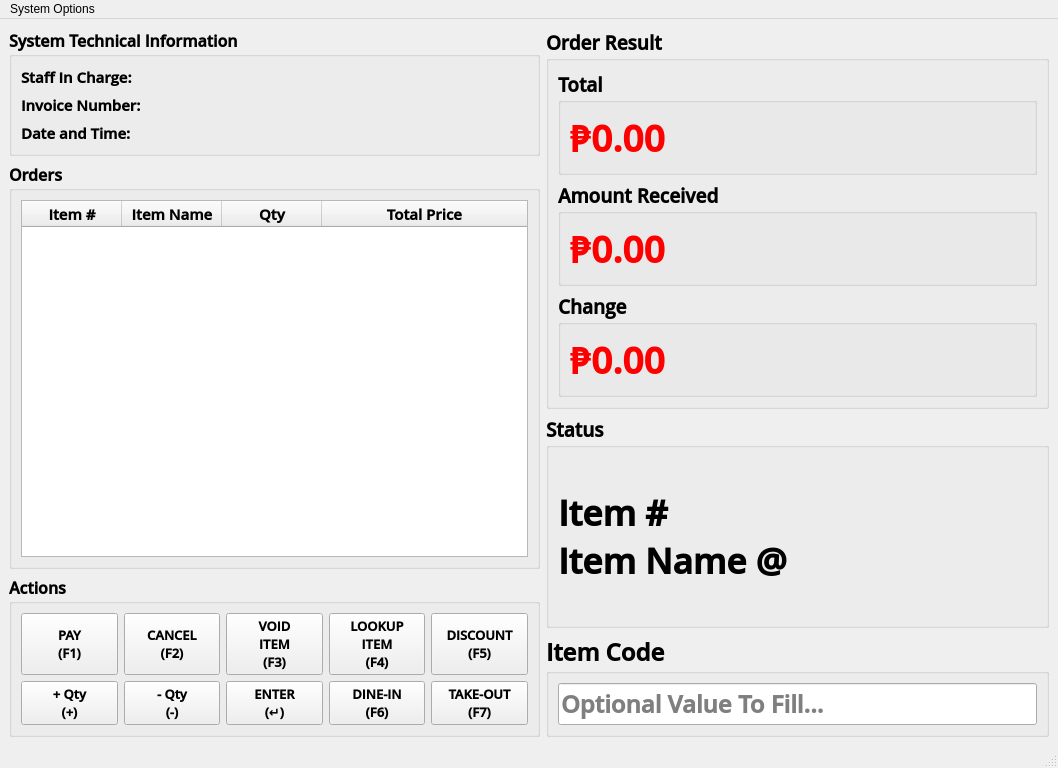
<?xml version="1.0" encoding="UTF-8"?>
<ui version="4.0">
 <class>Route88_POS_SystemWindow</class>
 <widget class="QMainWindow" name="Route88_POS_SystemWindow">
  <property name="windowModality">
   <enum>Qt::ApplicationModal</enum>
  </property>
  <property name="geometry">
   <rect>
    <x>0</x>
    <y>0</y>
    <width>1058</width>
    <height>768</height>
   </rect>
  </property>
  <property name="sizePolicy">
   <sizepolicy hsizetype="Expanding" vsizetype="Expanding">
    <horstretch>0</horstretch>
    <verstretch>0</verstretch>
   </sizepolicy>
  </property>
  <property name="minimumSize">
   <size>
    <width>1058</width>
    <height>768</height>
   </size>
  </property>
  <property name="focusPolicy">
   <enum>Qt::ClickFocus</enum>
  </property>
  <property name="windowTitle">
   <string>Route88 System | POS SystemView</string>
  </property>
  <property name="windowIcon">
   <iconset>
    <normaloff>IcoDisplay/r_88.ico</normaloff>IcoDisplay/r_88.ico</iconset>
  </property>
  <property name="unifiedTitleAndToolBarOnMac">
   <bool>true</bool>
  </property>
  <widget class="QWidget" name="centralwidget">
   <layout class="QHBoxLayout" name="horizontalLayout">
    <item>
     <layout class="QVBoxLayout" name="verticalLayout_9">
      <property name="sizeConstraint">
       <enum>QLayout::SetMinimumSize</enum>
      </property>
      <item>
       <widget class="QGroupBox" name="groupBox_9">
        <property name="font">
         <font>
          <family>Open Sans SemiBold</family>
          <pointsize>12</pointsize>
          <weight>75</weight>
          <bold>true</bold>
         </font>
        </property>
        <property name="title">
         <string>System Technical Information</string>
        </property>
        <layout class="QVBoxLayout" name="verticalLayout_8">
         <item>
          <widget class="QLabel" name="label">
           <property name="sizePolicy">
            <sizepolicy hsizetype="Expanding" vsizetype="Maximum">
             <horstretch>0</horstretch>
             <verstretch>0</verstretch>
            </sizepolicy>
           </property>
           <property name="font">
            <font>
             <family>Open Sans SemiBold</family>
             <pointsize>11</pointsize>
             <weight>75</weight>
             <bold>true</bold>
            </font>
           </property>
           <property name="text">
            <string>Staff In Charge: </string>
           </property>
          </widget>
         </item>
         <item>
          <widget class="QLabel" name="label_4">
           <property name="sizePolicy">
            <sizepolicy hsizetype="Expanding" vsizetype="Maximum">
             <horstretch>0</horstretch>
             <verstretch>0</verstretch>
            </sizepolicy>
           </property>
           <property name="font">
            <font>
             <family>Open Sans SemiBold</family>
             <pointsize>11</pointsize>
             <weight>75</weight>
             <bold>true</bold>
            </font>
           </property>
           <property name="text">
            <string>Invoice Number:</string>
           </property>
          </widget>
         </item>
         <item>
          <widget class="QLabel" name="label_2">
           <property name="sizePolicy">
            <sizepolicy hsizetype="Expanding" vsizetype="Maximum">
             <horstretch>0</horstretch>
             <verstretch>0</verstretch>
            </sizepolicy>
           </property>
           <property name="font">
            <font>
             <family>Open Sans SemiBold</family>
             <pointsize>11</pointsize>
             <weight>75</weight>
             <bold>true</bold>
            </font>
           </property>
           <property name="text">
            <string>Date and Time:</string>
           </property>
          </widget>
         </item>
        </layout>
       </widget>
      </item>
      <item>
       <widget class="QGroupBox" name="groupBox_3">
        <property name="sizePolicy">
         <sizepolicy hsizetype="Preferred" vsizetype="Preferred">
          <horstretch>0</horstretch>
          <verstretch>0</verstretch>
         </sizepolicy>
        </property>
        <property name="font">
         <font>
          <family>Open Sans SemiBold</family>
          <pointsize>12</pointsize>
          <weight>75</weight>
          <bold>true</bold>
         </font>
        </property>
        <property name="title">
         <string>Orders</string>
        </property>
        <layout class="QVBoxLayout" name="verticalLayout_2">
         <item>
          <widget class="QTableWidget" name="Order_ItemPickTable">
           <property name="sizePolicy">
            <sizepolicy hsizetype="Expanding" vsizetype="Expanding">
             <horstretch>0</horstretch>
             <verstretch>0</verstretch>
            </sizepolicy>
           </property>
           <property name="font">
            <font>
             <family>Open Sans SemiBold</family>
             <pointsize>11</pointsize>
             <weight>75</weight>
             <bold>true</bold>
            </font>
           </property>
           <property name="focusPolicy">
            <enum>Qt::ClickFocus</enum>
           </property>
           <property name="frameShape">
            <enum>QFrame::StyledPanel</enum>
           </property>
           <property name="frameShadow">
            <enum>QFrame::Sunken</enum>
           </property>
           <property name="lineWidth">
            <number>2</number>
           </property>
           <property name="midLineWidth">
            <number>2</number>
           </property>
           <property name="sizeAdjustPolicy">
            <enum>QAbstractScrollArea::AdjustToContentsOnFirstShow</enum>
           </property>
           <property name="autoScroll">
            <bool>true</bool>
           </property>
           <property name="editTriggers">
            <set>QAbstractItemView::NoEditTriggers</set>
           </property>
           <property name="dragDropOverwriteMode">
            <bool>false</bool>
           </property>
           <property name="alternatingRowColors">
            <bool>true</bool>
           </property>
           <property name="selectionMode">
            <enum>QAbstractItemView::SingleSelection</enum>
           </property>
           <property name="selectionBehavior">
            <enum>QAbstractItemView::SelectRows</enum>
           </property>
           <property name="textElideMode">
            <enum>Qt::ElideMiddle</enum>
           </property>
           <property name="gridStyle">
            <enum>Qt::DashLine</enum>
           </property>
           <property name="sortingEnabled">
            <bool>true</bool>
           </property>
           <attribute name="horizontalHeaderCascadingSectionResizes">
            <bool>true</bool>
           </attribute>
           <attribute name="horizontalHeaderStretchLastSection">
            <bool>true</bool>
           </attribute>
           <attribute name="verticalHeaderCascadingSectionResizes">
            <bool>true</bool>
           </attribute>
           <attribute name="verticalHeaderShowSortIndicator" stdset="0">
            <bool>true</bool>
           </attribute>
           <attribute name="verticalHeaderStretchLastSection">
            <bool>false</bool>
           </attribute>
           <column>
            <property name="text">
             <string>Item #</string>
            </property>
           </column>
           <column>
            <property name="text">
             <string>Item Name</string>
            </property>
           </column>
           <column>
            <property name="text">
             <string>Qty</string>
            </property>
           </column>
           <column>
            <property name="text">
             <string>Total Price</string>
            </property>
           </column>
          </widget>
         </item>
        </layout>
       </widget>
      </item>
      <item>
       <widget class="QGroupBox" name="groupBox_4">
        <property name="sizePolicy">
         <sizepolicy hsizetype="Preferred" vsizetype="Preferred">
          <horstretch>0</horstretch>
          <verstretch>0</verstretch>
         </sizepolicy>
        </property>
        <property name="font">
         <font>
          <family>Open Sans SemiBold</family>
          <pointsize>12</pointsize>
          <weight>75</weight>
          <bold>true</bold>
         </font>
        </property>
        <property name="title">
         <string>Actions</string>
        </property>
        <layout class="QGridLayout" name="gridLayout">
         <item row="1" column="4">
          <widget class="QPushButton" name="pushButton_14">
           <property name="sizePolicy">
            <sizepolicy hsizetype="MinimumExpanding" vsizetype="Ignored">
             <horstretch>0</horstretch>
             <verstretch>0</verstretch>
            </sizepolicy>
           </property>
           <property name="font">
            <font>
             <family>Open Sans SemiBold</family>
             <pointsize>10</pointsize>
             <weight>75</weight>
             <bold>true</bold>
            </font>
           </property>
           <property name="text">
            <string>TAKE-OUT
(F7)</string>
           </property>
          </widget>
         </item>
         <item row="0" column="4">
          <widget class="QPushButton" name="pushButton_10">
           <property name="sizePolicy">
            <sizepolicy hsizetype="MinimumExpanding" vsizetype="Ignored">
             <horstretch>0</horstretch>
             <verstretch>0</verstretch>
            </sizepolicy>
           </property>
           <property name="font">
            <font>
             <family>Open Sans SemiBold</family>
             <pointsize>10</pointsize>
             <weight>75</weight>
             <bold>true</bold>
            </font>
           </property>
           <property name="text">
            <string>DISCOUNT
(F5)</string>
           </property>
           <property name="iconSize">
            <size>
             <width>16</width>
             <height>16</height>
            </size>
           </property>
          </widget>
         </item>
         <item row="1" column="2">
          <widget class="QPushButton" name="pushButton_12">
           <property name="sizePolicy">
            <sizepolicy hsizetype="MinimumExpanding" vsizetype="Fixed">
             <horstretch>0</horstretch>
             <verstretch>0</verstretch>
            </sizepolicy>
           </property>
           <property name="font">
            <font>
             <family>Open Sans SemiBold</family>
             <pointsize>10</pointsize>
             <weight>75</weight>
             <bold>true</bold>
            </font>
           </property>
           <property name="text">
            <string>ENTER
(↵)</string>
           </property>
          </widget>
         </item>
         <item row="1" column="3">
          <widget class="QPushButton" name="pushButton_13">
           <property name="sizePolicy">
            <sizepolicy hsizetype="MinimumExpanding" vsizetype="Ignored">
             <horstretch>0</horstretch>
             <verstretch>0</verstretch>
            </sizepolicy>
           </property>
           <property name="font">
            <font>
             <family>Open Sans SemiBold</family>
             <pointsize>10</pointsize>
             <weight>75</weight>
             <bold>true</bold>
            </font>
           </property>
           <property name="text">
            <string>DINE-IN
(F6)</string>
           </property>
          </widget>
         </item>
         <item row="0" column="2">
          <widget class="QPushButton" name="pushButton_5">
           <property name="sizePolicy">
            <sizepolicy hsizetype="MinimumExpanding" vsizetype="Fixed">
             <horstretch>0</horstretch>
             <verstretch>0</verstretch>
            </sizepolicy>
           </property>
           <property name="font">
            <font>
             <family>Open Sans SemiBold</family>
             <pointsize>10</pointsize>
             <weight>75</weight>
             <bold>true</bold>
            </font>
           </property>
           <property name="text">
            <string>VOID
ITEM
(F3)</string>
           </property>
          </widget>
         </item>
         <item row="1" column="0">
          <widget class="QPushButton" name="pushButton_6">
           <property name="sizePolicy">
            <sizepolicy hsizetype="MinimumExpanding" vsizetype="Ignored">
             <horstretch>0</horstretch>
             <verstretch>0</verstretch>
            </sizepolicy>
           </property>
           <property name="font">
            <font>
             <family>Open Sans SemiBold</family>
             <pointsize>10</pointsize>
             <weight>75</weight>
             <bold>true</bold>
            </font>
           </property>
           <property name="text">
            <string>+ Qty
(+)</string>
           </property>
          </widget>
         </item>
         <item row="0" column="3">
          <widget class="QPushButton" name="pushButton_9">
           <property name="sizePolicy">
            <sizepolicy hsizetype="MinimumExpanding" vsizetype="Fixed">
             <horstretch>0</horstretch>
             <verstretch>0</verstretch>
            </sizepolicy>
           </property>
           <property name="font">
            <font>
             <family>Open Sans SemiBold</family>
             <pointsize>10</pointsize>
             <weight>75</weight>
             <bold>true</bold>
            </font>
           </property>
           <property name="layoutDirection">
            <enum>Qt::LeftToRight</enum>
           </property>
           <property name="autoFillBackground">
            <bool>false</bool>
           </property>
           <property name="text">
            <string>LOOKUP
ITEM
(F4)</string>
           </property>
          </widget>
         </item>
         <item row="0" column="1">
          <widget class="QPushButton" name="pushButton_11">
           <property name="sizePolicy">
            <sizepolicy hsizetype="MinimumExpanding" vsizetype="Ignored">
             <horstretch>0</horstretch>
             <verstretch>0</verstretch>
            </sizepolicy>
           </property>
           <property name="font">
            <font>
             <family>Open Sans SemiBold</family>
             <pointsize>10</pointsize>
             <weight>75</weight>
             <bold>true</bold>
            </font>
           </property>
           <property name="text">
            <string>CANCEL
(F2)</string>
           </property>
          </widget>
         </item>
         <item row="0" column="0">
          <widget class="QPushButton" name="pushButton_8">
           <property name="sizePolicy">
            <sizepolicy hsizetype="MinimumExpanding" vsizetype="Ignored">
             <horstretch>0</horstretch>
             <verstretch>0</verstretch>
            </sizepolicy>
           </property>
           <property name="font">
            <font>
             <family>Open Sans SemiBold</family>
             <pointsize>10</pointsize>
             <weight>75</weight>
             <bold>true</bold>
            </font>
           </property>
           <property name="text">
            <string>PAY
(F1)</string>
           </property>
          </widget>
         </item>
         <item row="1" column="1">
          <widget class="QPushButton" name="pushButton_7">
           <property name="sizePolicy">
            <sizepolicy hsizetype="MinimumExpanding" vsizetype="Ignored">
             <horstretch>0</horstretch>
             <verstretch>0</verstretch>
            </sizepolicy>
           </property>
           <property name="font">
            <font>
             <family>Open Sans SemiBold</family>
             <pointsize>10</pointsize>
             <weight>75</weight>
             <bold>true</bold>
            </font>
           </property>
           <property name="text">
            <string>- Qty
(-)</string>
           </property>
          </widget>
         </item>
        </layout>
       </widget>
      </item>
     </layout>
    </item>
    <item>
     <layout class="QVBoxLayout" name="verticalLayout_10">
      <property name="sizeConstraint">
       <enum>QLayout::SetDefaultConstraint</enum>
      </property>
      <item>
       <widget class="QGroupBox" name="groupBox">
        <property name="sizePolicy">
         <sizepolicy hsizetype="Ignored" vsizetype="Expanding">
          <horstretch>0</horstretch>
          <verstretch>0</verstretch>
         </sizepolicy>
        </property>
        <property name="font">
         <font>
          <family>Open Sans SemiBold</family>
          <pointsize>14</pointsize>
          <weight>75</weight>
          <bold>true</bold>
         </font>
        </property>
        <property name="focusPolicy">
         <enum>Qt::TabFocus</enum>
        </property>
        <property name="title">
         <string>Order Result</string>
        </property>
        <layout class="QVBoxLayout" name="verticalLayout_4">
         <item>
          <widget class="QGroupBox" name="groupBox_5">
           <property name="sizePolicy">
            <sizepolicy hsizetype="Expanding" vsizetype="Expanding">
             <horstretch>0</horstretch>
             <verstretch>0</verstretch>
            </sizepolicy>
           </property>
           <property name="font">
            <font>
             <family>Open Sans SemiBold</family>
             <weight>75</weight>
             <bold>true</bold>
            </font>
           </property>
           <property name="title">
            <string>Total</string>
           </property>
           <layout class="QVBoxLayout" name="verticalLayout_5">
            <item>
             <widget class="QLabel" name="label_3">
              <property name="sizePolicy">
               <sizepolicy hsizetype="Expanding" vsizetype="Expanding">
                <horstretch>0</horstretch>
                <verstretch>0</verstretch>
               </sizepolicy>
              </property>
              <property name="font">
               <font>
                <family>Open Sans SemiBold</family>
                <pointsize>28</pointsize>
                <weight>75</weight>
                <bold>true</bold>
               </font>
              </property>
              <property name="text">
               <string>&lt;html&gt;&lt;head/&gt;&lt;body&gt;&lt;p&gt;&lt;span style=&quot; color:#ff0000;&quot;&gt;₱0.00&lt;/span&gt;&lt;/p&gt;&lt;/body&gt;&lt;/html&gt;</string>
              </property>
              <property name="alignment">
               <set>Qt::AlignLeading|Qt::AlignLeft|Qt::AlignVCenter</set>
              </property>
             </widget>
            </item>
           </layout>
          </widget>
         </item>
         <item>
          <widget class="QGroupBox" name="groupBox_6">
           <property name="sizePolicy">
            <sizepolicy hsizetype="Expanding" vsizetype="Expanding">
             <horstretch>0</horstretch>
             <verstretch>0</verstretch>
            </sizepolicy>
           </property>
           <property name="font">
            <font>
             <family>Open Sans SemiBold</family>
             <weight>75</weight>
             <bold>true</bold>
            </font>
           </property>
           <property name="title">
            <string>Amount Received</string>
           </property>
           <layout class="QVBoxLayout" name="verticalLayout_6">
            <item>
             <widget class="QLabel" name="label_11">
              <property name="sizePolicy">
               <sizepolicy hsizetype="Expanding" vsizetype="Expanding">
                <horstretch>0</horstretch>
                <verstretch>0</verstretch>
               </sizepolicy>
              </property>
              <property name="font">
               <font>
                <family>Open Sans SemiBold</family>
                <pointsize>28</pointsize>
                <weight>75</weight>
                <bold>true</bold>
               </font>
              </property>
              <property name="layoutDirection">
               <enum>Qt::LeftToRight</enum>
              </property>
              <property name="text">
               <string>&lt;html&gt;&lt;head/&gt;&lt;body&gt;&lt;p&gt;&lt;span style=&quot; color:#ff0000;&quot;&gt;₱0.00&lt;/span&gt;&lt;/p&gt;&lt;/body&gt;&lt;/html&gt;</string>
              </property>
              <property name="alignment">
               <set>Qt::AlignLeading|Qt::AlignLeft|Qt::AlignVCenter</set>
              </property>
             </widget>
            </item>
           </layout>
          </widget>
         </item>
         <item>
          <widget class="QGroupBox" name="groupBox_7">
           <property name="sizePolicy">
            <sizepolicy hsizetype="Expanding" vsizetype="Expanding">
             <horstretch>0</horstretch>
             <verstretch>0</verstretch>
            </sizepolicy>
           </property>
           <property name="font">
            <font>
             <family>Open Sans SemiBold</family>
             <weight>75</weight>
             <bold>true</bold>
            </font>
           </property>
           <property name="title">
            <string>Change</string>
           </property>
           <layout class="QVBoxLayout" name="verticalLayout_7">
            <item>
             <widget class="QLabel" name="label_13">
              <property name="sizePolicy">
               <sizepolicy hsizetype="Expanding" vsizetype="Expanding">
                <horstretch>0</horstretch>
                <verstretch>0</verstretch>
               </sizepolicy>
              </property>
              <property name="font">
               <font>
                <family>Open Sans SemiBold</family>
                <pointsize>28</pointsize>
                <weight>75</weight>
                <bold>true</bold>
               </font>
              </property>
              <property name="layoutDirection">
               <enum>Qt::LeftToRight</enum>
              </property>
              <property name="text">
               <string>&lt;html&gt;&lt;head/&gt;&lt;body&gt;&lt;p&gt;&lt;span style=&quot; color:#ff0000;&quot;&gt;₱0.00&lt;/span&gt;&lt;/p&gt;&lt;/body&gt;&lt;/html&gt;</string>
              </property>
              <property name="alignment">
               <set>Qt::AlignLeading|Qt::AlignLeft|Qt::AlignVCenter</set>
              </property>
             </widget>
            </item>
           </layout>
          </widget>
         </item>
        </layout>
       </widget>
      </item>
      <item>
       <widget class="QGroupBox" name="groupBox_8">
        <property name="sizePolicy">
         <sizepolicy hsizetype="Expanding" vsizetype="Expanding">
          <horstretch>0</horstretch>
          <verstretch>0</verstretch>
         </sizepolicy>
        </property>
        <property name="font">
         <font>
          <family>Open Sans SemiBold</family>
          <pointsize>14</pointsize>
          <weight>75</weight>
          <bold>true</bold>
         </font>
        </property>
        <property name="title">
         <string>Status</string>
        </property>
        <layout class="QVBoxLayout" name="verticalLayout_3">
         <item>
          <widget class="QLabel" name="label_5">
           <property name="sizePolicy">
            <sizepolicy hsizetype="Expanding" vsizetype="Expanding">
             <horstretch>0</horstretch>
             <verstretch>0</verstretch>
            </sizepolicy>
           </property>
           <property name="font">
            <font>
             <family>Open Sans SemiBold</family>
             <pointsize>26</pointsize>
             <weight>75</weight>
             <bold>true</bold>
            </font>
           </property>
           <property name="text">
            <string>Item # 
Item Name @ </string>
           </property>
          </widget>
         </item>
        </layout>
       </widget>
      </item>
      <item>
       <widget class="QGroupBox" name="groupBox_2">
        <property name="sizePolicy">
         <sizepolicy hsizetype="Expanding" vsizetype="Maximum">
          <horstretch>0</horstretch>
          <verstretch>0</verstretch>
         </sizepolicy>
        </property>
        <property name="font">
         <font>
          <family>Open Sans SemiBold</family>
          <pointsize>18</pointsize>
          <weight>75</weight>
          <bold>true</bold>
         </font>
        </property>
        <property name="title">
         <string>Item Code</string>
        </property>
        <layout class="QVBoxLayout" name="verticalLayout">
         <item>
          <widget class="QLineEdit" name="lineEdit">
           <property name="sizePolicy">
            <sizepolicy hsizetype="Expanding" vsizetype="Expanding">
             <horstretch>0</horstretch>
             <verstretch>0</verstretch>
            </sizepolicy>
           </property>
           <property name="font">
            <font>
             <family>Open Sans SemiBold</family>
             <weight>75</weight>
             <bold>true</bold>
            </font>
           </property>
           <property name="text">
            <string/>
           </property>
           <property name="placeholderText">
            <string>Optional Value To Fill...</string>
           </property>
           <property name="clearButtonEnabled">
            <bool>true</bool>
           </property>
          </widget>
         </item>
        </layout>
       </widget>
      </item>
     </layout>
    </item>
   </layout>
  </widget>
  <widget class="QMenuBar" name="menubar">
   <property name="geometry">
    <rect>
     <x>0</x>
     <y>0</y>
     <width>1058</width>
     <height>21</height>
    </rect>
   </property>
   <widget class="QMenu" name="menuSystem_Options">
    <property name="title">
     <string>System Options</string>
    </property>
    <addaction name="actionSwitch_System_User"/>
   </widget>
   <addaction name="menuSystem_Options"/>
  </widget>
  <widget class="QStatusBar" name="statusbar"/>
  <action name="actionLogout">
   <property name="text">
    <string>Logout</string>
   </property>
  </action>
  <action name="actionSwitch_User">
   <property name="text">
    <string>Switch User</string>
   </property>
  </action>
  <action name="actionQuit">
   <property name="text">
    <string>Quit</string>
   </property>
  </action>
  <action name="actionOptions">
   <property name="text">
    <string>Options</string>
   </property>
  </action>
  <action name="actionInformation">
   <property name="text">
    <string>Information</string>
   </property>
  </action>
  <action name="actionSwitch_To">
   <property name="text">
    <string>Switch To...</string>
   </property>
  </action>
  <action name="actionShutdown">
   <property name="text">
    <string>Shutdown</string>
   </property>
  </action>
  <action name="actionManage_Staffs">
   <property name="text">
    <string>Manage Staffs</string>
   </property>
  </action>
  <action name="actionLogout_2">
   <property name="text">
    <string>Logout</string>
   </property>
  </action>
  <action name="actionExport_Data">
   <property name="text">
    <string>Export Data...</string>
   </property>
  </action>
  <action name="actionSwitch_Window">
   <property name="text">
    <string>Switch System...</string>
   </property>
  </action>
  <action name="actionSwitch_System_User">
   <property name="text">
    <string>Switch System / User...</string>
   </property>
   <property name="font">
    <font>
     <family>Roboto Mono</family>
    </font>
   </property>
  </action>
 </widget>
 <tabstops>
  <tabstop>lineEdit</tabstop>
  <tabstop>pushButton_8</tabstop>
  <tabstop>pushButton_11</tabstop>
  <tabstop>pushButton_5</tabstop>
  <tabstop>pushButton_9</tabstop>
  <tabstop>pushButton_10</tabstop>
  <tabstop>pushButton_6</tabstop>
  <tabstop>pushButton_7</tabstop>
  <tabstop>pushButton_12</tabstop>
  <tabstop>pushButton_13</tabstop>
  <tabstop>pushButton_14</tabstop>
  <tabstop>groupBox</tabstop>
 </tabstops>
 <resources/>
 <connections/>
</ui>
